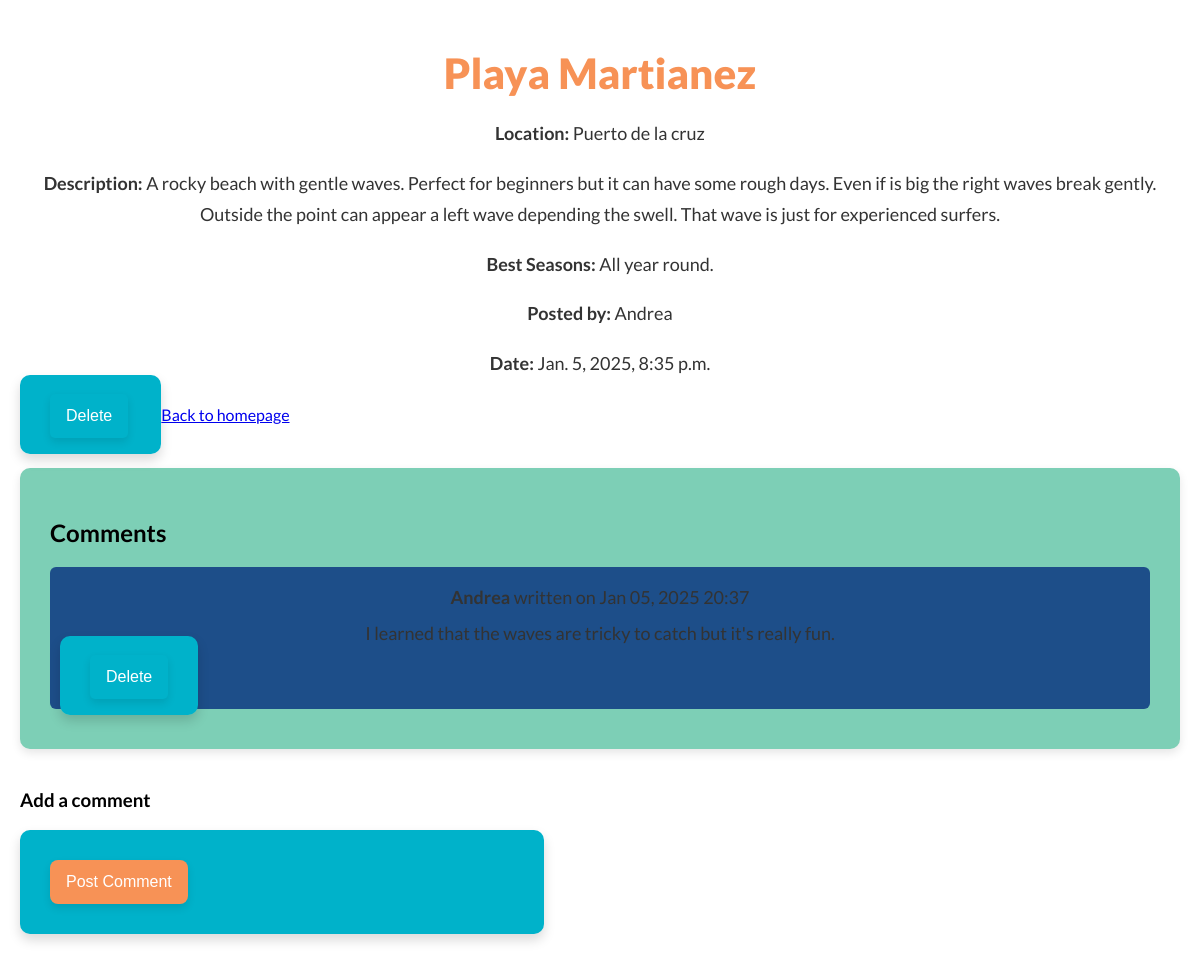
The app's page /users/surf_spots/detail/1/ (signed in) with its own data.
### users_account/models.py (models this page shows, shortened)
class SurfSpot(models.Model):
    CATEGORY_CHOICES = [
        ("Beginner", "Beginner"),
        ("Advanced", "Advanced"),
        ("For Everyone", "For Everyone"),
    ]
    title = models.CharField(max_length=50)
    location = models.CharField(max_length=50)
    description = models.TextField()
    best_seasons = models.CharField(max_length=300, blank=True, null=True)
    category = models.CharField(max_length=20, choices=CATEGORY_CHOICES, default="For Everyone") # New category field
    user = models.ForeignKey(settings.AUTH_USER_MODEL, on_delete=models.CASCADE)
    created_at = models.DateTimeField(auto_now_add=True)

class NovaUser(AbstractUser):
    pass

class Comment(models.Model):
    surf_spot = models.ForeignKey(SurfSpot, on_delete=models.CASCADE, related_name="comments")#a foreign key to the Surf Spot linking to each comment.
    user = models.ForeignKey(settings.AUTH_USER_MODEL, on_delete=models.CASCADE)
    content = models.TextField() #content of the comment
    created_at = models.DateTimeField(auto_now_add=True) # timestamp when was the comment created

### users_account/views.py (the view)
# urls.py: path('surf_spots/detail/<int:spot_id>/', views.surf_spot_detail, name='surf_spot_detail'),
@login_required # Without this not-logged in users can VIEW the posts and comments. Other changes can be made in the future.
def surf_spot_detail(request, spot_id):
    surf_spot = get_object_or_404(SurfSpot, id=spot_id)
    return render(request, 'users_account/surf_spot_detail.html', {'surf_spot': surf_spot})

### users_account/templates/users_account/surf_spot_detail.html (shortened to what this page needs)
<!DOCTYPE html>
<html lang="en">
<head>
    {% load static %}
    <link rel="stylesheet" href="{% static 'css/styles.css' %}">
</head>
<body>
    <div class="detail-container">
        <h1>{{ surf_spot.title }}</h1>
        <p><strong>Location:</strong> {{ surf_spot.location }}</p>
        <p><strong>Description:</strong> {{ surf_spot.description }}</p>
        <p><strong>Best Seasons:</strong> {{ surf_spot.best_seasons }}</p>
        <p><strong>Posted by:</strong> {{ surf_spot.user.username }}</p>
        <p><strong>Date:</strong> {{ surf_spot.created_at }}</p>
        {% if request.user.is_superuser or surf_spot.user == request.user %}
        <form method="POST" action="{% url 'delete_post' surf_spot.id %}" style="display:inline;">
            <button type="submit" class="delete-btn">Delete</button>
        </form>
        {% endif %}
        <a href="{% url 'home' %}" class="link">Back to homepage</a>
        <div class="comments-section">
            <h2>Comments</h2>
            {% if surf_spot.comments.exists %}
            {% for comment in surf_spot.comments.all %}
            <div class="comment">
                <p><strong>{{ comment.user.username }}</strong> written on {{ comment.created_at|date:"M d, Y H:i" }}
                </p>
                <p>{{ comment.content }}</p>
                {% if request.user.is_superuser or comment.user == request.user %}
                <form method="POST" action="{% url 'delete_comment' comment.id %}" style="display:inline;">
                    <button type="submit" class="delete-btn">Delete</button>
                </form>
                {% endif %}
            </div>
            {% endfor %}
            {% else %}
            <p>No comments yet.</p>
            {% endif %}
        </div>
        {% if request.user.is_authenticated %}
        <div class="comment-form">
            <h3>Add a comment</h3>
            <form method="POST" action="{% url 'add_comment' surf_spot.id %}">
                <button type="submit" class="btn-primary">Post Comment</button>
            </form>
        </div>
        {% else %}
        <p>You must <a href="{% url 'login' %}">Log in</a> to post a comment.</p>
        {% endif %}
    </div>
</body>
</html>

### static/css/styles.css (style rules this page uses)
html { scroll-behavior: smooth; }
body { font-family: 'Lato', sans-serif; box-sizing: border-box; }
body, html { margin: 0; padding: 0; overflow-x: hidden; }
h1 { font-size: 42px; font-weight: 900; text-align: center; margin-bottom: 20px; color: #F79256; }
p { font-size: 18px; line-height: 1.75; margin-bottom: 15px; color: #333; text-align: center; }
form { background: #00B2CA; padding: 25px; border-radius: 10px; box-shadow: 0 6px 12px rgba(0, 0, 0, 0.15); margin-bottom: 20px; }
button { padding: 12px 24px; border-radius: 8px; background-color: #F79256; color: white; font-size: 18px; border: none; cursor: pointer; transition: background-color 0.3s, box-shadow 0.2s; box-shadow: 0 4px 8px rgba(0, 0, 0, 0.1); text-align: center; }
.delete-btn { padding: 10px 16px; background-color: #00B2CA; color: white; font-size: 16px; border: none; border-radius: 5px; cursor: pointer; transition: background-color 0.3s; text-align: center; }
button, .delete-btn { min-height: 44px; min-width: 44px; padding: 12px 16px; font-size: 16px; }
.comments-section { margin-top: 30px; padding: 20px; background-color: #7DCFB6; border-radius: 10px; box-shadow: 0 4px 10px rgb(0, 0, 0, 0.1); }
form, .surf-spot, .comments-section { margin-bottom: 40px; padding: 30px; }
.comment { padding: 10px; margin-bottom: 10px; background-color: #1D4E89; border-radius: 6px; }
.comment p { margin: 5px 0; }
@media (min-width: 1024px) { body { flex-direction: row; padding: 20px; justify-content: space-between; } }
@media (min-width: 1024px) { form { width: 40%; } }

### records on screen
SurfSpot: title "Playa Martianez", location "Puerto de la cruz", description "A rocky beach with gentle waves. Perfect for beginners but it can have some rough days. Even if is big the right waves break gently. Outside the point can appear a left wave depending the swell. That wave is just for experienced surfers.", best_seasons "All year round.", user.username "Andrea", created_at "Jan. 5, 2025, 8:35 p.m."
Comment: user.username "Andrea", created_at "Jan 05, 2025 20:37", content "I learned that the waves are tricky to catch but it's really fun."
